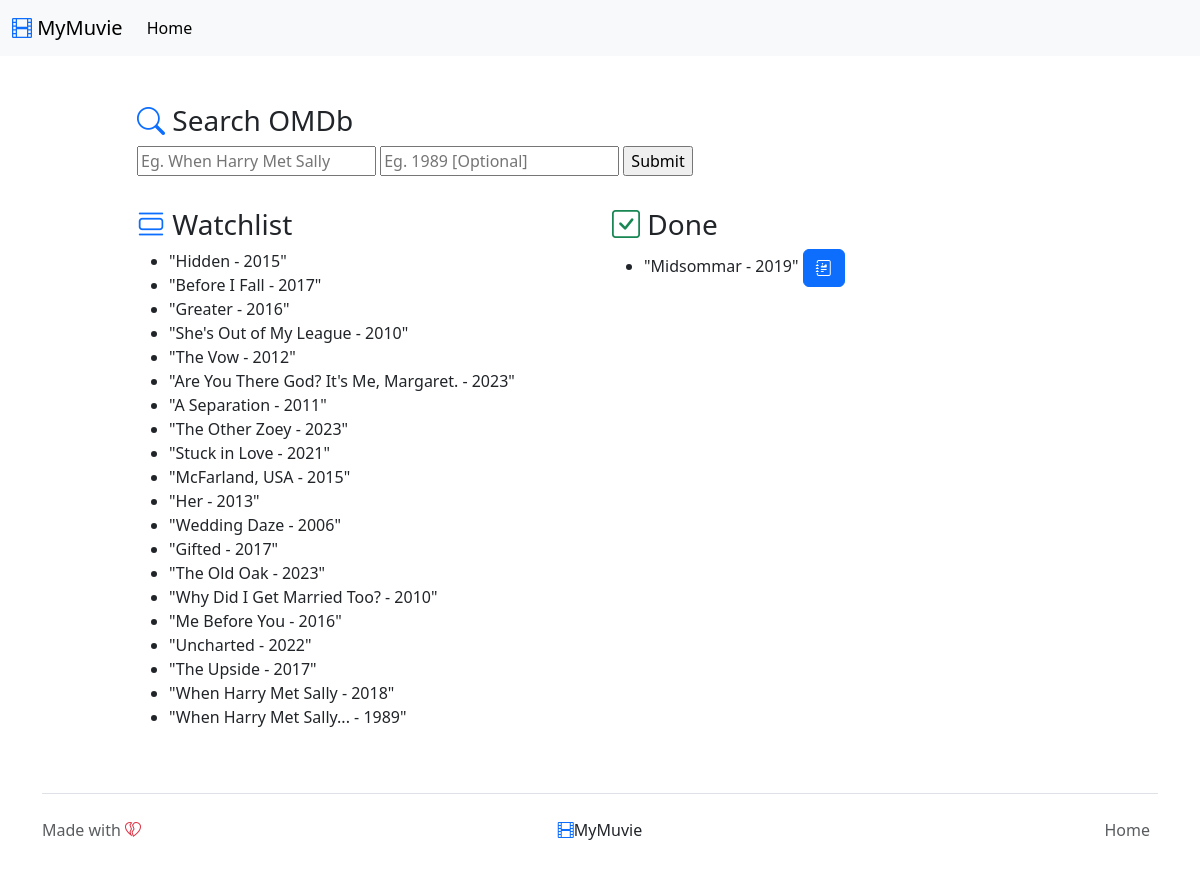
The app's page /app/ with its own data.
### app/models.py (models this page shows)
class Movie(models.Model):
    title = models.TextField()
    year = models.CharField(max_length=10)
    rated = models.CharField(max_length=10, null=True)
    released = models.CharField(max_length=100, null=True)
    runtime = models.CharField(max_length=10, null=True)
    genre = models.TextField(null=True)
    director = models.TextField(null=True)
    writer = models.TextField(null=True)
    actors = models.TextField(null=True)
    plot = models.TextField(null=True)
    language = models.TextField(null=True)
    awards = models.TextField(null=True)
    poster = models.TextField(null=True)
    ratings = models.TextField(null=True)
    metascore = models.TextField(null=True)
    imdb_rating = models.CharField(max_length=10, null=True)
    imdb_votes = models.CharField(max_length=10, null=True)
    imdb_id = models.CharField(max_length=10, null=True)
    c_type = models.CharField(max_length=10, null=True)
    dvd = models.TextField(null=True)
    box_office = models.TextField(null=True)
    production = models.TextField(null=True)
    website = models.TextField(null=True)
    added_on = models.DateTimeField("date added", default=timezone.now())
    watched_on = models.DateTimeField("date watched", null=True)
    watched = models.BooleanField(default=False)
    def __str__(self):
        return str(self.title) + " - " + str(self.year)

### app/views.py (the view)
# urls.py: path("", views.index, name="index"),
def index(request):
    movie_list = Movie.objects.get_queryset()
    context = {
        "movie_list": movie_list
	}
    return render(request, "app/home.html", context)

### app/templates/app/home.html (shortened to what this page needs)
{% extends 'app/index.html' %} {% block content %}
<main class="container mt-5">
  <section class="row justify-content-center">
    <div class="col-md-10">
      <h3>
        <span>
          <i class="bi bi-search text-primary"></i>
          Search OMDb
        </span>
      </h3>
      <form method="post" action="/app/search/">
        <input
          type="text"
          name="m_title"
          id="m_title"
          placeholder="Eg. When Harry Met Sally"
        />
        <input
          type="text"
          name="m_year"
          id="m_year"
          placeholder="Eg. 1989 [Optional]"
        />
        <input type="submit" value="Submit" />
      </form>
    </div>
  </section>
  <section class="row justify-content-center mt-3">
    <div class="col-md-5">
      <h3><i class="bi bi-view-list text-primary"></i> Watchlist</h3>
      {% if movie_list %}
      <ul>
        {% for movie in movie_list %} {% if not movie.watched %}
        <li>"{{ movie }}"</li>
        {% endif %} {% endfor %}
      </ul>
      {% else %}
      <p>No muvies.</p>
      {% endif %}
    </div>
    <div class="col-md-5">
      <h3><i class="bi bi-check-square text-success"></i> Done</h3>
      {% if movie_list %}
      <ul>
        {% for movie in movie_list %} {% if movie.watched %}
        <li>
          "{{ movie }}"
          <a class="btn btn-primary"><i class="bi bi-journal-richtext"></i></a>
        </li>
        {% endif %} {% endfor %}
      </ul>
      {% else %}
      <p>No muvies.</p>
      {% endif %}
    </div>
  </section>
</main>
{% endblock %}

### records on screen
Movie: title+year "Hidden - 2015"
Movie: title+year "Before I Fall - 2017"
Movie: title+year "Greater - 2016"
Movie: title+year "She's Out of My League - 2010"
Movie: title+year "The Vow - 2012"
Movie: title+year "Are You There God? It's Me, Margaret. - 2023"
Movie: title+year "A Separation - 2011"
Movie: title+year "The Other Zoey - 2023"
Movie: title+year "Stuck in Love - 2021"
Movie: title+year "McFarland, USA - 2015"
Movie: title+year "Her - 2013"
Movie: title+year "Wedding Daze - 2006"
Movie: title+year "Gifted - 2017"
Movie: title+year "The Old Oak - 2023"
Movie: title+year "Why Did I Get Married Too? - 2010"
Movie: title+year "Me Before You - 2016"
Movie: title+year "Uncharted - 2022"
Movie: title+year "The Upside - 2017"
Movie: title+year "When Harry Met Sally - 2018"
Movie: title+year "When Harry Met Sally... - 1989"
Movie: title+year "Midsommar - 2019"
